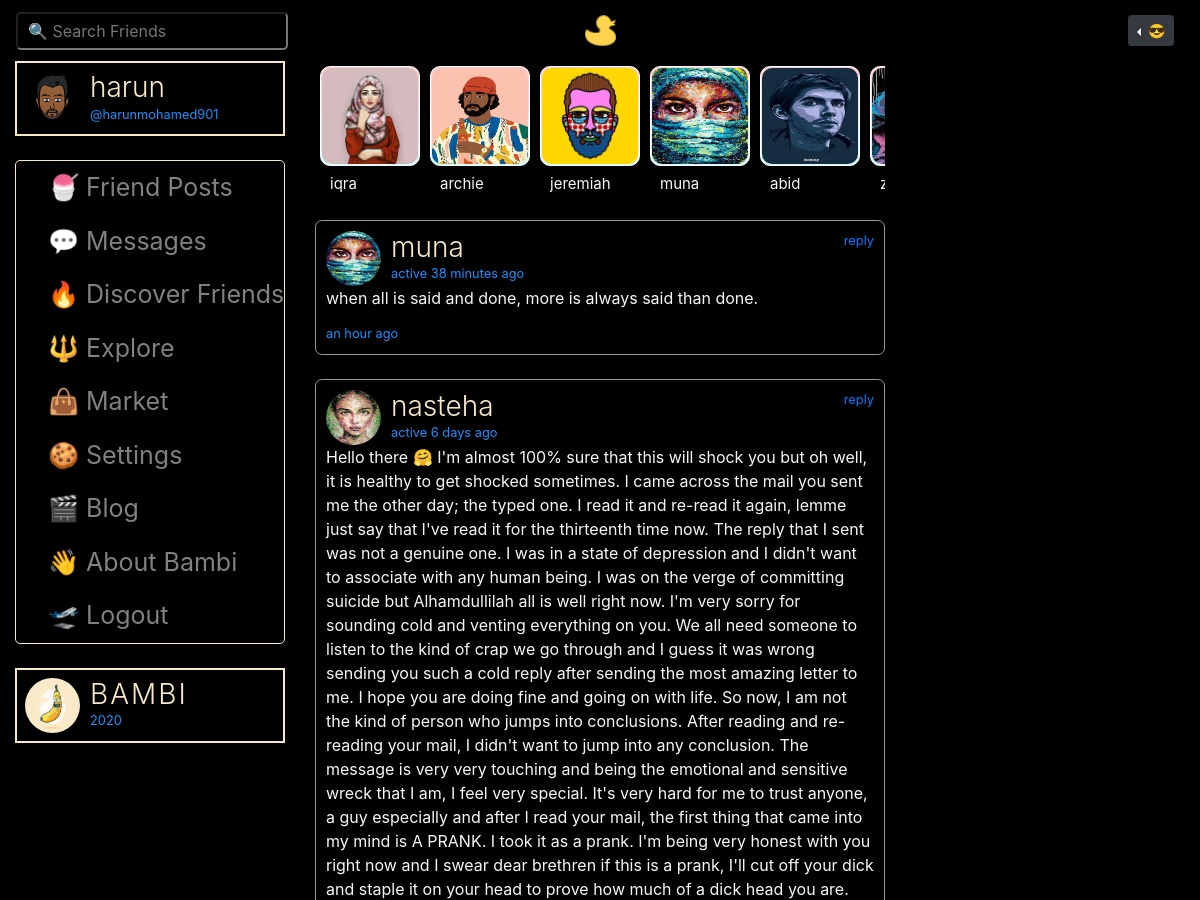
/messages (signed in, upper part), run on an earlier commit of the app's database.
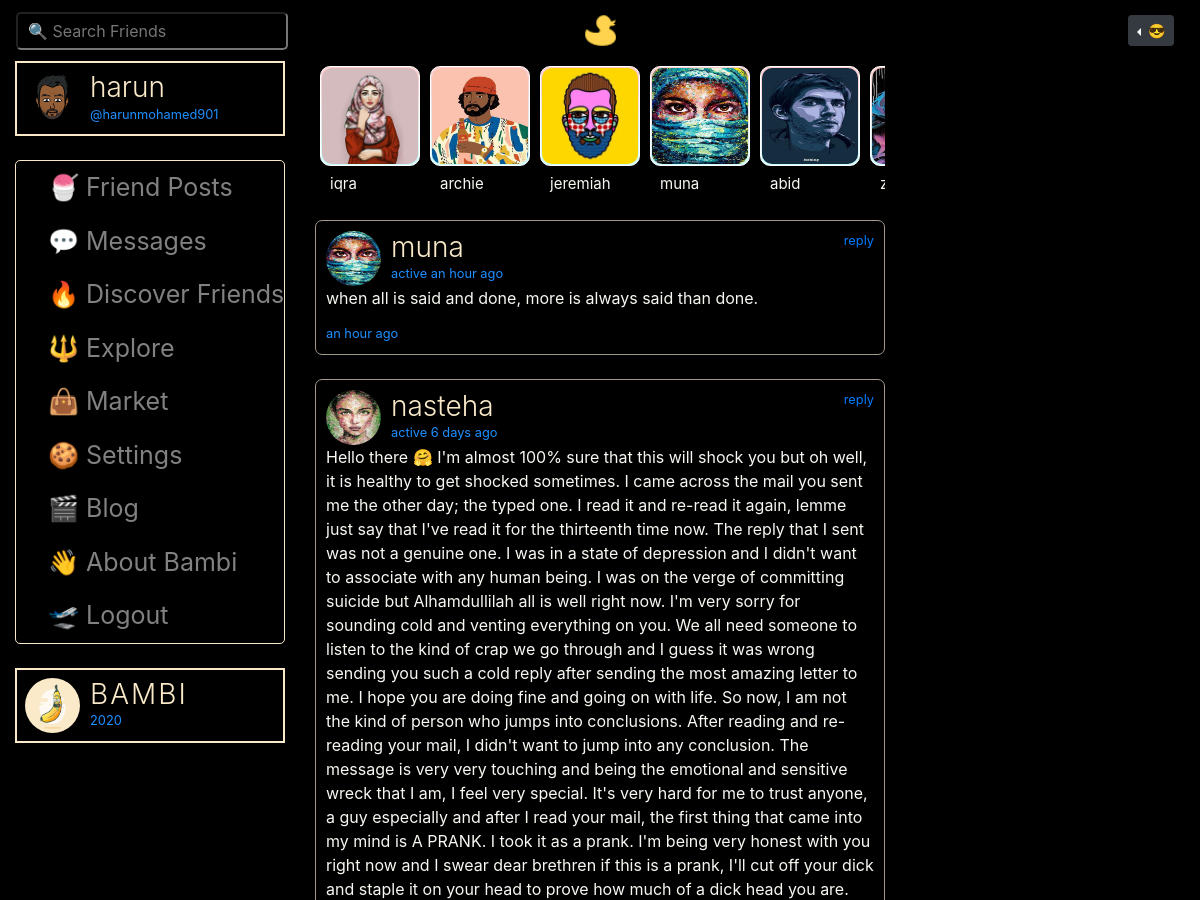
And on a later commit of the database.
### bambiv3/models.py (models this page shows, shortened)
class User(db.Model, UserMixin):
	id = db.Column(db.Integer, primary_key=True)
	username = db.Column(db.String(20), unique=True, nullable=False)
	email = db.Column(db.String(120), unique=True, nullable=False)
	image_file = db.Column(db.String(20), nullable=False, default='default.jpg')
	password = db.Column(db.String(60), nullable=False)
	last_seen = db.Column(db.DateTime, default=datetime.utcnow)
	department = db.Column(db.String(20), nullable=False)
	student_number = db.Column(db.Integer(), unique=True, nullable=False)
	age = db.Column(db.Integer(), nullable=False)
	country = db.Column(db.String(20), nullable=False)
	hobby = db.Column(db.String(20), nullable=False)
	bio = db.Column(db.String(120), nullable=True)
	private = db.Column(db.Boolean, default=False, nullable=False)
	posts = db.relationship('Post', backref='author', lazy=True)
	products = db.relationship('Product', backref='author', lazy=True)
	followed = db.relationship(
		'User', secondary=followers,
		primaryjoin=(followers.c.follower_id == id),
		secondaryjoin=(followers.c.followed_id == id),
		backref=db.backref('followers', lazy='dynamic'), lazy='dynamic')
	messages_sent = db.relationship('Message',
									foreign_keys='Message.sender_id',
									backref='author', lazy='dynamic')
	messages_received = db.relationship('Message',
										foreign_keys='Message.recipient_id',
										backref='recipient', lazy='dynamic')
	last_message_read_time = db.Column(db.DateTime)
	def new_messages(self):
		last_read_time = self.last_message_read_time or datetime(1900, 1, 1)
		return Message.query.filter_by(recipient=self).filter(
			Message.timestamp > last_read_time).count()

class Message(db.Model):
    id = db.Column(db.Integer, primary_key=True)
    sender_id = db.Column(db.Integer, db.ForeignKey('user.id'))
    recipient_id = db.Column(db.Integer, db.ForeignKey('user.id'))
    body = db.Column(db.Text) #db.String(140)
    timestamp = db.Column(db.DateTime, index=True, default=datetime.utcnow)

### bambiv3/routes.py (the view)
@app.route('/messages')
@login_required
def messages():
	current_user.last_message_read_time = datetime.utcnow()
	db.session.commit()
	messages = current_user.messages_received.order_by(m.timestamp.desc())
	users = User.query.all()
	return render_template('messages.html', messages=messages, users=users)

### bambiv3/models.py (called while the page is built)
@login_manager.user_loader
def load_user(user_id):
	return User.query.get(int(user_id))

### bambiv3/routes.py (called while the page is built)
@app.before_request
def before_request():
	if current_user.is_authenticated:
		current_user.last_seen = datetime.utcnow()
		db.session.commit()

### bambiv3/templates/messages.html (shortened to what this page needs)
{% extends "layout.html" %}
{% block content %}
<div class="container-fluid">
  <div class="row">
    <div class="col-lg-3 d-none d-lg-block">
      {% if current_user.is_authenticated %}
      <header style="color:#F9E9C8;border:2px solid #F9E9C8;padding:8px;cursor:pointer;">
        <img src="{{ url_for('static', filename='profile_pics/' + current_user.image_file) }}" alt="default profile" class="profile-thumbnail">
        <div class="profile-name">
          <h3>{{current_user.username}}</h3>
          <small>@{{current_user.email.split("@")[0] | lower}}</small>
        </div>
      </header>
      <br>
    <div class="menu" style="border:1px solid #F9E9C8;border-radius: 5px;">
      <a class="dropdown-item" href="{{ url_for('f_posts') }}"> 🍧 Friend Posts</a>
       <a class="dropdown-item" href="{{ url_for('messages') }}"> 💬 Messages {% set new_messages = current_user.new_messages() %}</a>
      <a class="dropdown-item" href="{{ url_for('discover') }}"> 🔥 Discover Friends</a>
      <a class="dropdown-item" href="{{ url_for('explore') }}"> 🔱 Explore</a>
      <a class="dropdown-item" href="{{ url_for('market') }}"> 👜 Market</a>
      <a class="dropdown-item" href="{{ url_for('account') }}"> 🍪 Settings</a>
      <a class="dropdown-item" href="{{ url_for('blog') }}"> 🎬 Blog</a>
      <a class="dropdown-item" href="{{ url_for('about') }}"> 👋 About Bambi</a>
      <a class="dropdown-item" href="{{ url_for('logout') }}"> 🛫 Logout</a>
    </div>
  <br>
  <header style="color:#F9E9C8;border:2px solid #F9E9C8;padding:8px;">
    <img src="{{ url_for('static', filename='profile_pics/' + 'logod.png') }}" alt="logo" class="profile-thumbnail">
    <div class="profile-name">
      <h3 class="logo">BAMBI</h3>
      <small id="year"></small>
    </div>
  </header>
  {% endif %}
</div>
    <div class="col-lg-6">
          {% if current_user.is_authenticated %}
          <section class="cardi scroll">
            {% for user in users if user != current_user %}
            <div class="others">
            <div class="card--content"><a href="{{ url_for('send_message',recipient=user.username) }}"><img src="{{ url_for('static', filename='profile_pics/' + user.image_file) }}" alt=""></a>
            </div>
            <small style="font-size:15px;color:#f8f8f2;padding-left:15px">
            {{user.username.lower()}}
          </small>
            </div>
            {% endfor %}
          </section>
          <br>
          {% endif %}
   {% for message in messages %}
    <div class="post">
      <header>
          <img src="{{ url_for('static', filename='profile_pics/' + message.author.image_file) }}" alt="profile pic" class="profile-thumbnail">
          <div class="profile-name">
            <h3 data-toggle="popover"><a href="{{url_for('user_posts', username=message.author.username)}}" style="color:#F9E9C8;">{{message.author.username}}
           </a></h3>
            <small>active {{ moment(message.author.last_seen).fromNow() }}</small>
          </div>
          <div class="follow-btn">
            <small><a href="{{ url_for('send_message',recipient=message.author.username) }}" style="text-decoration:none;">reply</a></small>
          </div>
        </header>
        <div id="inner">
          <p>{{message.body | safe | urlize(40, target='_blank')}}</p>
        </div>
        <footer>
            <div class="Retweets">
               <small class="date">{{ moment(message.timestamp).fromNow() }}</small>
            </div>
        </footer>
    </div>
    <br>
  {% endfor %}
</div>
{% endblock content %}

### bambiv3/templates/layout.html (shortened to what this page needs)
<!doctype html>
<html lang="en">
  <head>
    <link rel="stylesheet" href="https://stackpath.bootstrapcdn.com/bootstrap/4.3.1/css/bootstrap.min.css">
    <link rel="stylesheet" type="text/css" href="{{ url_for('static', filename='main.css') }}">
  </head>
  <body>
<nav class="navbar navbar-expand-md navbar-dark sticky-top">
    <div class="navbar-collapse collapse w-100 order-1 order-md-0 dual-collapse2">
        <ul class="navbar-nav mr-auto">
            <li>
               <div class="d">
                <input type="text" placeholder="🔍 Search Friends" id="search" onkeyup="filterFunction()" onclick="search()" class="dropbtn">
            </div>
            </li>
        </ul>
    </div>
    <div class="mx-auto order-0">
      <a class="navbar-brand mx-auto d-none d-lg-block" href="{{ url_for('home') }}">
        <img src="{{ url_for('static', filename='profile_pics/' + 'logo.png') }}" width="35" height="35" class="d-inline-block align-top" alt="">
      </a>
  </div>
    <div class="navbar-collapse collapse w-100 order-3 dual-collapse2 settings">
        <ul class="navbar-nav ml-auto">
          {% if current_user.is_authenticated %}
          <li>
            <div class="dropdown dropleft">
            <button class="btn  btn-sm btn-dark dropdown-toggle" type="button" id="dropdownMenuButton" data-toggle="dropdown" aria-haspopup="true" aria-expanded="false">
               <span>😎</span>
            </button>
              {% set new_messages = current_user.new_messages() %}
          </div>
          </li>
          {% else %}
            <li class="nav-item">
              <a  class="btn btn-sm btn-outline-primary" href="{{ url_for('login') }}" style="color:#F9E9C8;text-decoration: none;"> 😇 Log In</a>
              <a  class="btn btn-sm btn-outline-success" href="{{ url_for('register') }}" style="color:#F9E9C8;text-decoration: none;"> 👽 Sign Up</a>
            </li>
          {% endif %}
        </ul>
    </div>
</nav>
  {% block content %} {% endblock %}
  </body>
</html>

### bambiv3/static/main.css (style rules this page uses)
body { background:#000; color: #F9E9C8; }
nav { background: #000; }
.settings li { padding-right:10px; }
.logo { color:#F9E9C8; letter-spacing:2px; }
.about span, small { color:#1e90ff; }
#search { box-sizing: border-box; background-position: 14px 12px; font-size: 16px; padding: 5px 10px 5px 10px; background: transparent; color: #F9E9C8; border-radius: 5px; }
.d { position: relative; display: inline-block; }
h3 { font-weight: 300; }

### bambiv3/templates/messages.html (style rules this page uses)
header, footer { display: flex; flex-direction: row; }
header .profile-thumbnail { width: 55px; height: 55px; border-radius: 50%; }
header .profile-name { display: flex; flex-direction:column; margin-left: 10px; }
header .follow-btn { display: flex; margin: 0 0 0 auto; }
header h3, header h4 { display: flex; margin: 0; }
#inner p { margin-bottom: 10px; font-size: 16px; color:#f8f8f2; }
.post { border: 1px solid #a0998a; padding: 10px; border-radius: 7px; }
.menu a { padding: 8px 8px 8px 32px; text-decoration: none; font-size: 25px; color: #818181; display: block; transition: 0.3s; }
.cardi { background: #000; overflow-x: auto; display: flex; flex-wrap: nowrap; }
.scroll img { width:100%; height:100%; border-radius:10px; }
.card--content { background: linear-gradient(#ffcccc,#ccffff); width: 100px; height: 100px; margin: 5px; border-radius:10px; border:1px solid #fff; border-radius:10px; padding:1px; flex: 0 0 auto; }

What changed in the data, as far as the page shows it:
changed User "muna": last_seen "38 minutes ago" → "an hour ago"
